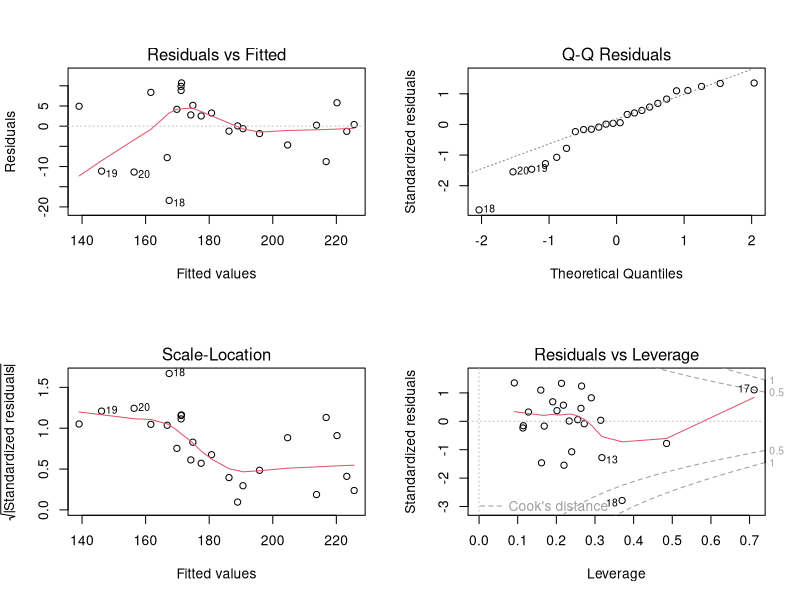

Generate this figure with R:
# =====================================================================
# 2. Ordinary multiple linear regression + VIF test
# 3. Discussion: why the coefficients cannot be interpreted
#
#   speed ~ displace + power + weight + length + width
#
# The model fits well (R2 = 0.915) but the variance inflation factors
# prove severe multicollinearity, so the individual coefficients are
# unstable and partly counter-intuitive.
# =====================================================================

library(tidyverse)
library(car)

dir.create("figures", showWarnings = FALSE)

df     <- read_csv("data/cars.csv", show_col_types = FALSE)
df_num <- df %>% select(where(is.numeric))

predictors <- c("displace", "power", "weight", "length", "width")

# --- 2.1 Fit the full model ------------------------------------------
lm_full <- lm(speed ~ displace + power + weight + length + width, data = df_num)

summary(lm_full)
#   R2      = 0.9148   Adjusted R2 = 0.8911
#   F(5,18) = 38.66    p = 5.17e-09   Residual SE = 8.32 km/h

# --- 2.2 Coefficient table -------------------------------------------
coef_table <- as.data.frame(summary(lm_full)$coefficients)
names(coef_table) <- c("estimate", "std_error", "t_value", "p_value")
coef_table$term <- rownames(coef_table)
coef_table <- coef_table %>%
  select(term, everything()) %>%
  mutate(across(where(is.numeric), ~ round(.x, 4)))
coef_table

#   term        estimate   std_error   t_value   p_value
#   (Intercept) 137.2260     52.9134     2.593    0.0184
#   displace      0.0042      0.0107     0.396    0.6965  (not significant)
#   power         0.7353      0.0901     8.160    1.8e-07 (significant)
#   weight       -0.0939      0.0229    -4.096    0.0007  (NEGATIVE!)
#   length        0.3779      0.1335     2.830    0.0111
#   width        -0.5972      0.4569    -1.307    0.2077  (not significant)

# --- 2.3 VIF test -----------------------------------------------------
vif_values <- round(vif(lm_full), 3)
vif_values
#   displace 10.516 | power 4.058 | weight 9.255 | length 10.126 | width 4.063
#   Rule of thumb: VIF > 5 is worrying, VIF > 10 is severe.
#   -> displace and length are above 10, weight is just below (9.26):
#      multicollinearity is severe and confirmed quantitatively.

sqrt(vif_values)   # SEs inflated by a factor > 3 for displace and length

# --- 3.1 Why the coefficients are not interpretable -------------------
# * displace correlates +0.69 with speed, yet its coefficient is ~0 and
#   clearly not significant: its effect is absorbed by power/weight/length.
# * weight correlates +0.49 with speed, yet its coefficient is NEGATIVE
#   (-0.094 km/h per kg). Sign reversal is the classic symptom of
#   collinearity: a coefficient is estimated "holding the other predictors
#   constant", and that comparison is meaningless when weight, length and
#   displacement always move together.
# * Consequence: the model is usable for PREDICTION, but the coefficients
#   must NOT be read as "the effect of each variable on top speed".

# --- 3.2 Collinearity-free reference: one predictor at a time ---------
simple_slopes <- sapply(predictors, function(v) {
  f <- as.formula(paste("speed ~", v))
  coef(lm(f, data = df_num))[2]
})
tibble(variable = predictors,
       simple_slope = round(as.numeric(simple_slopes), 4),
       multiple_model_slope = c(0.0042, 0.7353, -0.0939, 0.3779, -0.5972))
# Every simple slope is positive: the negative weight coefficient only
# appears once all five predictors enter the model together.

# --- 3.3 Diagnostic plots ---------------------------------------------
png("figures/03_diagnostics_full_model.png", width = 900, height = 700, res = 120)
par(mfrow = c(2, 2))
plot(lm_full)
dev.off()
par(mfrow = c(1, 1))

# --- 3.4 Save the key numbers ----------------------------------------
dir.create("results", showWarnings = FALSE)
write_csv(coef_table, "results/03_ols_coefficients.csv")
write_csv(tibble(term = names(vif_values),
                 vif  = as.numeric(vif_values)),
          "results/03_vif.csv")
